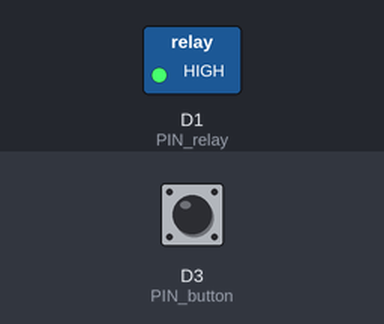
Bench run of a sketch on a simulated ESP8266 (NodeMCU). Parts: switched loads named in the sketch (green lamp = pin HIGH). Inputs (shaded band) come from the test bench; at power-on: D3 (PIN_button) HIGH.

Above: at 1.2 s.
1.3 s: D3 (PIN_button) pulled LOW for 0.15 s
At 1.37 s:
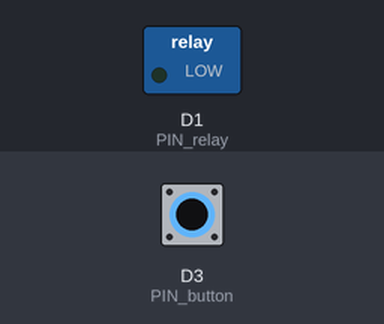
2.9 s: D3 (PIN_button) pulled LOW for 3.2 s
At 6.5 s:
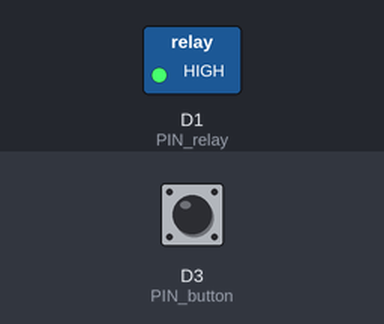
Timing chart, 0 to 8.0 s (numbered marks = the images above; inputs shaded):
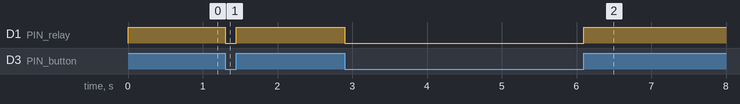

The sketch:

butonrelay1.ino
```cpp
//PUSH BUTTON RELAY CONTROL;

//pevné constanty;
const int PIN_relay = D1;        // cislo pinu rele (1);
const int PIN_button = D3;       // cislo pinu tlacitka (3);

//variabilni constany;
int buttonState = LOW;
int relayprom = LOW ;

void setup()
{
  //inicializovaní portů (rele a tlacitka);
  pinMode(PIN_relay, OUTPUT);
  pinMode(PIN_button, INPUT);
  relayprom = LOW ;

}

void loop()

{
  int aktualState = digitalRead(PIN_button);
  if (buttonState != aktualState) {
    // tlacitko zmenilo svuj stav ;
    if (relayprom == HIGH) {
      relayprom = LOW ;
    } else {
      relayprom = HIGH;
    }
    digitalWrite(PIN_relay , relayprom);
  }
  buttonState = digitalRead(PIN_button);
}
```

Measured:
- after the input at 1.3 s, D1 (PIN_relay): HIGH → LOW at once, → HIGH 0.15 s later
- after the input at 2.9 s, D1 (PIN_relay): HIGH → LOW at once, → HIGH 3.2 s later
